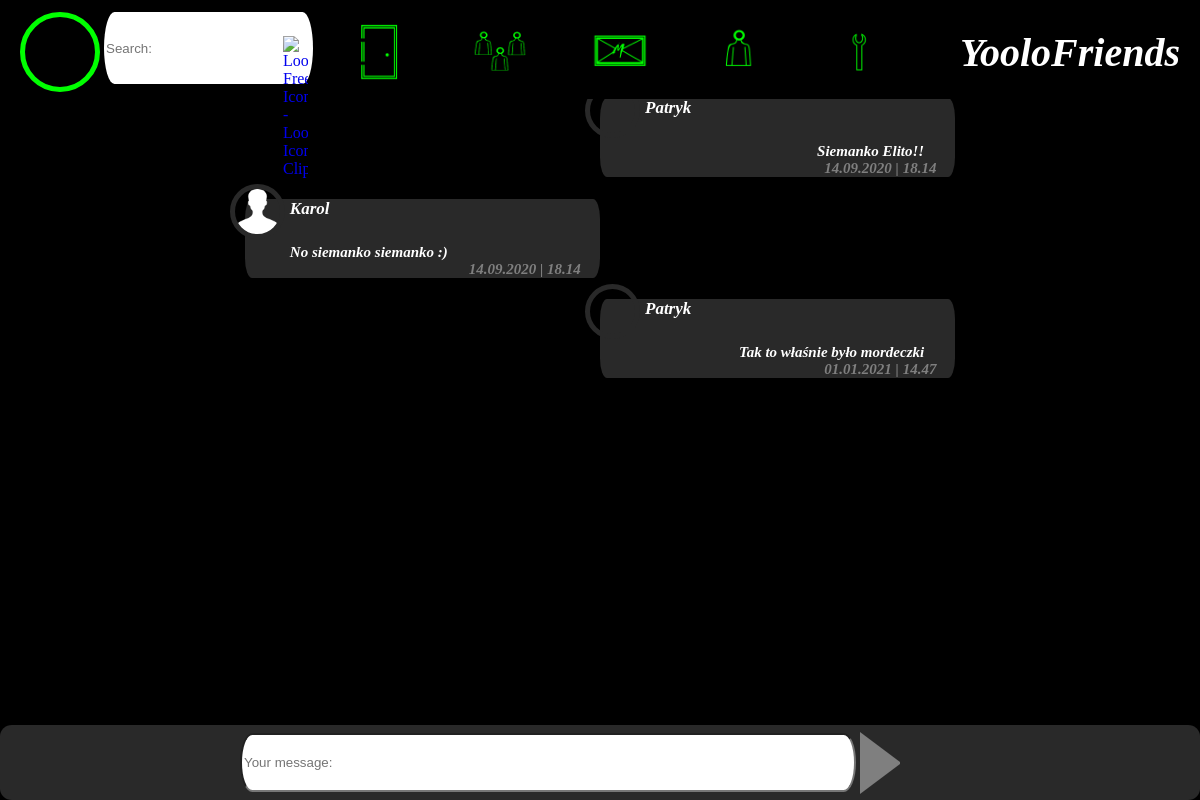
Screenshot of /conversations/Elita (signed in) with the database file from the repository.
### accounts/models.py (models this page shows, shortened)
class Profile(models.Model):
	user = models.OneToOneField(User, on_delete = models.CASCADE)
	image = models.ImageField(default = 'default.png', upload_to = f'profile_pictures/')
	conversations = models.ManyToManyField(ConversationModel, blank = True)
	messages = models.ManyToManyField(MessageModel, blank = True)

### chat/models.py (models this page shows)
class MessageModel(models.Model):
	conversation = models.ForeignKey(ConversationModel, on_delete = models.CASCADE, related_name= 'messages')
	message = models.TextField(max_length = 500)
	date =  models.DateTimeField(auto_now = True)
	def __str__(self):
		return self.message
	class Meta:
		verbose_name = 'Wiadomość'
		verbose_name_plural = 'Wiadomości'

### accounts/views.py (the view)
# urls.py: path('conversations/<conv>', user_messages_view, name = 'messages'),
def user_messages_view(request, conv = None):
	if not request.user.is_authenticated:
		return redirect('login')
	if conv is None:
		return redirect('conversations')
	user = request.user
	conversation = user.profile.conversations.filter(name=conv)[0]
	form = MessageForm()
	if request.method == "POST":
		message = request.POST['message']
		new_message = MessageModel(conversation=conversation,message=message)
		new_message.save()
		user.profile.messages.add(new_message)
	return render(request,'accounts/user_messages.html', { 'profile_photo'	: request.user.profile.image, 'conversation':conversation,"message_form":form,})

### chat/forms.py
class MessageForm(forms.Form):
    message = forms.CharField( widget=forms.TextInput(attrs={"id":"message-to-send","placeholder":"Your message:"}))
    conversation = forms.HiddenInput()

### accounts/templates/accounts/user_messages.html (shortened to what this page needs)
{% extends 'accounts/loggedin_user_base.html' %}
{% block content %}
	<div id="message-area">
		{% for message in conversation.messages.all %}
		{% if message.profile_set.first.user.username == request.user.username %}
			<div class = "mess" style="margin-left:50%">
		{% else %}
			<div class = "mess">
		{% endif %}
				<div class = "conv-image" style="background-image: url({{MEDIA_URL}}{{message.profile_set.first.image}});"></div>
				<div class = "conv-name">{{message.profile_set.first.user.username}}</div>
				{% if message.profile_set.first.user.username != request.user.username %}
					<div class = "conv-content"><div class="not-my-mess">{{message}}</div></div>
				{% else %}
					<div class = "conv-content"><div class="my-mess">{{message}}</div></div>
				{% endif %}
				<div class = "conv-date">{{message.date | date:"d.m.Y | H.i"}}</div>
			</div>
		{% endfor %}
	</div>
	<div id = "new-message-area">
		<div id="message-form-area">
			<form method="POST" autocomplete="off">
				<div id = "message-in-form-area">
				{{message_form.message}}
				<input id = "send-button" type="submit" value="Send message" onload="send_message()">
				</div>
			</form>
		</div>
	</div>
{% endblock %}

### accounts/templates/accounts/loggedin_user_base.html (shortened to what this page needs)
{% load static %}
<!DOCTYPE html>
<html>
<head>
	<link rel='stylesheet' type='text/css' href='{% static 'accounts/main_user_page.css' %}'>
	<link href='{% static 'accounts/conversations.css' %}' rel='stylesheet' type='text/css'>
</head>
<body>
	<div id="container">
		<div id="up-bar">
			<div id="photo" style= 'background-image:url({{MEDIA_URL}}{{ profile_photo }})'></div>
			<div id= "search-input"><input id="search" type="text" placeholder="Search:"><a href="javascript:click()"><img src="https://www.pikpng.com/pngl/m/333-3335603_loop-free-icon-loop-icon-clipart.png" alt="Loop Free Icon - Loop Icon Clipart@pikpng.com"/></a></div>
			<div id="menu">
				<a href="{% url 'logout' %}"><div class="menu-button" id="exit" ></div></a>
				<div class="menu-button" id="friends"></div>
				<a href="{% url 'conversations' %}"><div class="menu-button" id="messages"></div></a>
				<a href="{% url 'user_home' %}"><div class="menu-button" id="profile"></div></a>
				<div class="menu-button" id="options"></div>
			</div>
			<div id="logo">YooloFriends</div>
		</div>
		<div id="content">
			{% block content %}
			{% endblock %}
		</div>
	</div>
</body>
</html>

### accounts/static/accounts/main_user_page.css (style rules this page uses)
body { background-color: black; color: white; }
#container { display:grid; grid-template-rows: auto auto; }
#up-bar { background-color: black; width:100%; height:75px; padding:1%; display:grid; grid-template-columns:5% 20% auto 25%; position: fixed; top:0%; z-index: 1; }
#photo { background-size:70px 70px; grid-column: 1; width:70px; height:70px; border-radius: 100%; background-repeat: no-repeat; border: 5px solid rgb(0,255,0); }
#search-input { grid-column:2; position: relative; width:auto; }
#search { border:none ; background:#fff; display:block; box-sizing: border-box; height:90%; width:87%; margin-left:10%; border-radius: 5% / 50%; }
#search-input img { width:25px; position: absolute; top: 30%; right: 5%; }
#menu { grid-column: 3; display:grid; grid-template-columns: auto auto auto auto auto; }
.menu-button { width:100%; height:100%; background-size:50%; background-repeat: no-repeat; background-position:center; transition:0.2s; }
div#exit.menu-button { grid-column: 1; background-image: url("/media/icons/door.png"); }
div#friends.menu-button { grid-column: 2; background-image: url("/media/icons/peoples.png"); }
div#messages.menu-button { grid-column: 3; background-image: url("/media/icons/messages.png"); }
div#profile.menu-button { grid-column: 4; background-image: url("/media/icons/people.png"); }
div#options.menu-button { grid-column: 5; background-image: url("/media/icons/options.png"); }
#logo { grid-column: 4; text-align: center; font-size: 40px; font-family: "SimSun-ExtB"; font-style: italic; font-weight: bold; margin:auto; }
#content { grid-row:2; width: 100%; height:100%; display:inline-grid; grid-template-columns: 20% auto 20%; grid-template-rows: auto 75px; margin-top:5%; }

### accounts/static/accounts/conversations.css (style rules this page uses)
.conv-image { width:45px; height:45px; grid-column: 1; grid-row:1; border:5px solid rgb(41,41,41); border-radius: 100%; position: relative; left: -15px; top: -15px; background-size: 100%; background-repeat: no-repeat; }
.conv-name { grid-column: 2; grid-row:1; font-family:"Calibri"; font-style: italic; font-weight: bold; font-size:17px; }
.conv-content { grid-column: 2 / 4; grid-row:2; padding-right: 10%; font-family:"Calibri"; font-style: italic; font-weight: bold; font-size:15px; }
.my-mess { text-align: right; }
.not-my-mess { text-align: left; }
.conv-date { grid-column: 3; grid-row:3; padding-right: 10%; text-align: right; color: rgb(127,127,127); font-family:"Calibri"; font-style: italic; font-weight: bold; font-size:15px; }
#message-area { padding-top:10px; grid-column: 2; }
.mess { width:50%; margin-left:0%; grid-column: 2; background-color: rgb(41,41,41); margin-top:3%; border-radius: 2% / 25%; display:grid; grid-template-columns: 45px auto auto; grid-template-rows:45px auto auto; }
#new-message-area { width:100%; display:grid; grid-template-columns: 20% auto 50px 20%; background-color: rgb(41,41,41); border-radius: 1%/15%; position:fixed; bottom:0%; left:0%; }
#message-form-area { grid-column:2/3; }
#message-in-form-area { height: 75px; grid-column:2; display:grid; grid-template-columns: auto 50px; }
#message-to-send { grid-column: 1; margin-top:auto; margin-bottom: auto; right: 2%; width:98%; height:70%; border-radius: 2% / 50%; }
#send-button { grid-column: 2; margin:auto; width:0px; height:0px; border-top:30px solid transparent; border-bottom:30px solid transparent; border-left: 40px solid rgb(127,127,127); border-right: 40px solid transparent; background-color: transparent; transition: 1s; }

### rows the page displays
MessageModel: profile_set.first.user.username "Patryk", message "Siemanko Elito!!", date|H "14.09.2020 | 18.14"
MessageModel: profile_set.first.image (placeholder picture), profile_set.first.user.username "Karol", message "No siemanko siemanko :)", date|H "14.09.2020 | 18.14"
MessageModel: profile_set.first.user.username "Patryk", message "Tak to właśnie było mordeczki", date|H "01.01.2021 | 14.47"
